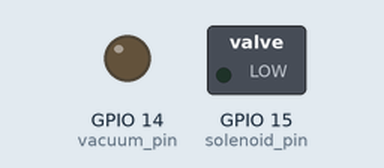
The program below on a simulated Raspberry Pi (BCM pin numbers). Shown: switched loads named in the program (green lamp = pin HIGH), output pins drawn as LEDs (lit = HIGH). At 8.0 s the program stops and its outputs stay as they are.

Above: at 0.1 s.
At 3.1 s:
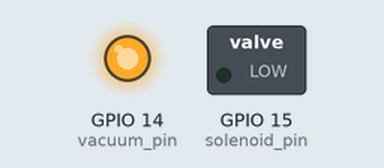
At 5.1 s:
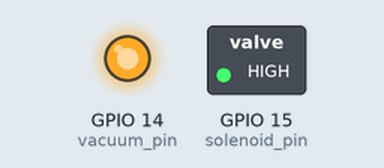
Timing chart, 0 to 8.5 s (numbered marks = the images above):
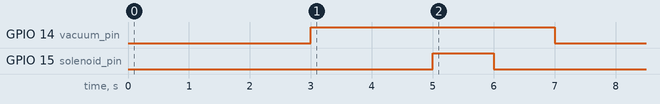

The program:

vac_pump.py
```python
import RPi.GPIO as GPIO
import time

vacuum_pin = 14
solenoid_pin = 15

GPIO.setmode(GPIO.BCM)
GPIO.setup(vacuum_pin,GPIO.OUT)
GPIO.setup(solenoid_pin,GPIO.OUT)

try:
	GPIO.output(vacuum_pin, GPIO.LOW)
	GPIO.output(solenoid_pin, GPIO.LOW)
	time.sleep(3)
	GPIO.output(vacuum_pin, GPIO.HIGH)
	time.sleep(2)
	GPIO.output(solenoid_pin, GPIO.HIGH)
	time.sleep(1)
	GPIO.output(solenoid_pin, GPIO.LOW)
	time.sleep(1)
	GPIO.output(vacuum_pin, GPIO.LOW)
	time.sleep(1)
	GPIO.cleanup()

except KeyboardInterrupt:
	GPIO.cleanup()
    
```

Measured:
- by itself, GPIO 14 (vacuum_pin): LOW → HIGH at 3.0 s, → LOW 4.0 s later
- by itself, GPIO 15 (solenoid_pin): LOW → HIGH at 5.0 s, → LOW 1.0 s later
